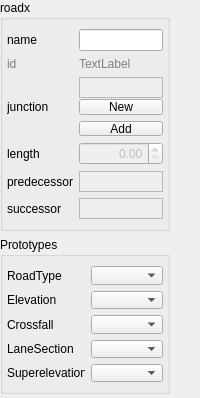
<?xml version="1.0" encoding="UTF-8"?>
<ui version="4.0">
 <class>RoadSettings</class>
 <widget class="QWidget" name="RoadSettings">
  <property name="geometry">
   <rect>
    <x>0</x>
    <y>0</y>
    <width>200</width>
    <height>398</height>
   </rect>
  </property>
  <property name="minimumSize">
   <size>
    <width>0</width>
    <height>152</height>
   </size>
  </property>
  <property name="maximumSize">
   <size>
    <width>16777215</width>
    <height>16777215</height>
   </size>
  </property>
  <property name="windowTitle">
   <string>Form</string>
  </property>
  <layout class="QVBoxLayout" name="verticalLayout">
   <property name="leftMargin">
    <number>0</number>
   </property>
   <property name="topMargin">
    <number>0</number>
   </property>
   <property name="rightMargin">
    <number>0</number>
   </property>
   <property name="bottomMargin">
    <number>0</number>
   </property>
   <item>
    <widget class="QScrollArea" name="scrollArea">
     <property name="frameShape">
      <enum>QFrame::NoFrame</enum>
     </property>
     <property name="verticalScrollBarPolicy">
      <enum>Qt::ScrollBarAsNeeded</enum>
     </property>
     <property name="horizontalScrollBarPolicy">
      <enum>Qt::ScrollBarAlwaysOff</enum>
     </property>
     <property name="widgetResizable">
      <bool>true</bool>
     </property>
     <widget class="QWidget" name="scrollAreaWidgetContents">
      <property name="geometry">
       <rect>
        <x>0</x>
        <y>0</y>
        <width>200</width>
        <height>398</height>
       </rect>
      </property>
      <property name="minimumSize">
       <size>
        <width>0</width>
        <height>394</height>
       </size>
      </property>
      <widget class="QGroupBox" name="groupBox_2">
       <property name="geometry">
        <rect>
         <x>0</x>
         <y>237</y>
         <width>170</width>
         <height>157</height>
        </rect>
       </property>
       <property name="sizePolicy">
        <sizepolicy hsizetype="Preferred" vsizetype="Preferred">
         <horstretch>0</horstretch>
         <verstretch>0</verstretch>
        </sizepolicy>
       </property>
       <property name="title">
        <string>Prototypes</string>
       </property>
       <layout class="QGridLayout" name="gridLayout_2">
        <property name="leftMargin">
         <number>4</number>
        </property>
        <property name="rightMargin">
         <number>4</number>
        </property>
        <item row="0" column="0">
         <widget class="QLabel" name="label_2">
          <property name="text">
           <string>RoadType</string>
          </property>
         </widget>
        </item>
        <item row="0" column="1">
         <widget class="QComboBox" name="roadTypeComboBox"/>
        </item>
        <item row="1" column="0">
         <widget class="QLabel" name="label_3">
          <property name="text">
           <string>Elevation</string>
          </property>
         </widget>
        </item>
        <item row="1" column="1">
         <widget class="QComboBox" name="elevationComboBox"/>
        </item>
        <item row="2" column="0">
         <widget class="QLabel" name="label_5">
          <property name="text">
           <string>Crossfall</string>
          </property>
         </widget>
        </item>
        <item row="2" column="1">
         <widget class="QComboBox" name="crossfallComboBox"/>
        </item>
        <item row="3" column="0">
         <widget class="QLabel" name="label">
          <property name="text">
           <string>LaneSection</string>
          </property>
         </widget>
        </item>
        <item row="3" column="1">
         <widget class="QComboBox" name="laneSectionComboBox">
          <property name="sizePolicy">
           <sizepolicy hsizetype="Minimum" vsizetype="Fixed">
            <horstretch>0</horstretch>
            <verstretch>0</verstretch>
           </sizepolicy>
          </property>
         </widget>
        </item>
        <item row="4" column="0">
         <widget class="QLabel" name="label_4">
          <property name="text">
           <string>Superelevation</string>
          </property>
         </widget>
        </item>
        <item row="4" column="1">
         <widget class="QComboBox" name="superelevationComboBox"/>
        </item>
       </layout>
      </widget>
      <widget class="QGroupBox" name="groupBox">
       <property name="geometry">
        <rect>
         <x>0</x>
         <y>0</y>
         <width>170</width>
         <height>231</height>
        </rect>
       </property>
       <property name="sizePolicy">
        <sizepolicy hsizetype="Preferred" vsizetype="Fixed">
         <horstretch>0</horstretch>
         <verstretch>0</verstretch>
        </sizepolicy>
       </property>
       <property name="minimumSize">
        <size>
         <width>0</width>
         <height>0</height>
        </size>
       </property>
       <property name="title">
        <string>roadx</string>
       </property>
       <layout class="QGridLayout" name="gridLayout">
        <property name="leftMargin">
         <number>4</number>
        </property>
        <property name="rightMargin">
         <number>4</number>
        </property>
        <item row="1" column="1">
         <widget class="QLabel" name="idLabel">
          <property name="styleSheet">
           <string notr="true">color: gray;</string>
          </property>
          <property name="text">
           <string>TextLabel</string>
          </property>
         </widget>
        </item>
        <item row="5" column="0">
         <widget class="QLabel" name="predecessorLabel">
          <property name="text">
           <string>predecessor</string>
          </property>
         </widget>
        </item>
        <item row="5" column="1">
         <widget class="QTextEdit" name="predecessorBox">
          <property name="enabled">
           <bool>false</bool>
          </property>
          <property name="sizePolicy">
           <sizepolicy hsizetype="Expanding" vsizetype="Ignored">
            <horstretch>0</horstretch>
            <verstretch>0</verstretch>
           </sizepolicy>
          </property>
          <property name="minimumSize">
           <size>
            <width>0</width>
            <height>21</height>
           </size>
          </property>
          <property name="verticalScrollBarPolicy">
           <enum>Qt::ScrollBarAlwaysOff</enum>
          </property>
          <property name="horizontalScrollBarPolicy">
           <enum>Qt::ScrollBarAlwaysOff</enum>
          </property>
          <property name="undoRedoEnabled">
           <bool>false</bool>
          </property>
          <property name="lineWrapMode">
           <enum>QTextEdit::NoWrap</enum>
          </property>
          <property name="readOnly">
           <bool>true</bool>
          </property>
          <property name="acceptRichText">
           <bool>false</bool>
          </property>
         </widget>
        </item>
        <item row="6" column="0">
         <widget class="QLabel" name="successorLabel">
          <property name="text">
           <string>successor</string>
          </property>
         </widget>
        </item>
        <item row="6" column="1">
         <widget class="QTextEdit" name="successorBox">
          <property name="enabled">
           <bool>false</bool>
          </property>
          <property name="sizePolicy">
           <sizepolicy hsizetype="Expanding" vsizetype="Ignored">
            <horstretch>0</horstretch>
            <verstretch>0</verstretch>
           </sizepolicy>
          </property>
          <property name="minimumSize">
           <size>
            <width>0</width>
            <height>21</height>
           </size>
          </property>
          <property name="verticalScrollBarPolicy">
           <enum>Qt::ScrollBarAlwaysOff</enum>
          </property>
          <property name="horizontalScrollBarPolicy">
           <enum>Qt::ScrollBarAlwaysOff</enum>
          </property>
          <property name="undoRedoEnabled">
           <bool>false</bool>
          </property>
          <property name="lineWrapMode">
           <enum>QTextEdit::NoWrap</enum>
          </property>
          <property name="readOnly">
           <bool>true</bool>
          </property>
          <property name="acceptRichText">
           <bool>false</bool>
          </property>
         </widget>
        </item>
        <item row="0" column="1">
         <widget class="QLineEdit" name="nameBox">
          <property name="focusPolicy">
           <enum>Qt::StrongFocus</enum>
          </property>
         </widget>
        </item>
        <item row="3" column="0">
         <widget class="QLabel" name="junctionLabel">
          <property name="text">
           <string>junction</string>
          </property>
         </widget>
        </item>
        <item row="3" column="1">
         <layout class="QVBoxLayout" name="verticalLayout_3">
          <item>
           <widget class="QTextEdit" name="junctionBox">
            <property name="enabled">
             <bool>false</bool>
            </property>
            <property name="sizePolicy">
             <sizepolicy hsizetype="Expanding" vsizetype="Ignored">
              <horstretch>0</horstretch>
              <verstretch>0</verstretch>
             </sizepolicy>
            </property>
            <property name="minimumSize">
             <size>
              <width>30</width>
              <height>21</height>
             </size>
            </property>
            <property name="verticalScrollBarPolicy">
             <enum>Qt::ScrollBarAlwaysOff</enum>
            </property>
            <property name="horizontalScrollBarPolicy">
             <enum>Qt::ScrollBarAlwaysOff</enum>
            </property>
            <property name="undoRedoEnabled">
             <bool>false</bool>
            </property>
            <property name="lineWrapMode">
             <enum>QTextEdit::NoWrap</enum>
            </property>
            <property name="readOnly">
             <bool>true</bool>
            </property>
            <property name="acceptRichText">
             <bool>false</bool>
            </property>
           </widget>
          </item>
          <item>
           <widget class="QPushButton" name="newButton">
            <property name="text">
             <string>New</string>
            </property>
           </widget>
          </item>
          <item>
           <widget class="QPushButton" name="addButton">
            <property name="text">
             <string>Add</string>
            </property>
           </widget>
          </item>
         </layout>
        </item>
        <item row="4" column="1">
         <widget class="QDoubleSpinBox" name="lengthBox">
          <property name="enabled">
           <bool>false</bool>
          </property>
          <property name="alignment">
           <set>Qt::AlignRight|Qt::AlignTrailing|Qt::AlignVCenter</set>
          </property>
          <property name="maximum">
           <double>999999999.000000000000000</double>
          </property>
         </widget>
        </item>
        <item row="1" column="0">
         <widget class="QLabel" name="label_7">
          <property name="styleSheet">
           <string notr="true">color: gray;</string>
          </property>
          <property name="text">
           <string>id</string>
          </property>
         </widget>
        </item>
        <item row="4" column="0">
         <widget class="QLabel" name="lengthLabel">
          <property name="text">
           <string>length</string>
          </property>
         </widget>
        </item>
        <item row="0" column="0">
         <widget class="QLabel" name="nameLabel">
          <property name="text">
           <string>name</string>
          </property>
         </widget>
        </item>
       </layout>
      </widget>
     </widget>
    </widget>
   </item>
  </layout>
 </widget>
 <resources/>
 <connections/>
</ui>
